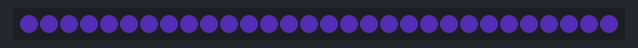
The sketch below on a simulated Arduino Uno, built with avr-gcc and run on an emulated ATmega328P. Parts: 30 RGB LEDs in strip order, left to right. Dim RGB values are drawn brighter than linear; colours are those a GRB WS2812 strip shows for the declared byte order; what the sketch prints to the serial monitor is not drawn.

Above: at 0.1 s.
At 0.6 s:
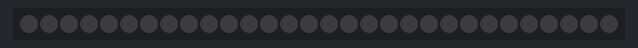

Measured:
- what the display in image 1 shows lasts 0.5 s, from 0.5 s to 1.0 s

The sketch:

led-blink.ino
```cpp
/*
 * led-blink — whole strip blinks pink on/off, forever
 * Ars Electronica
 *
 * Needs the FastLED library:
 *   Tools > Manage Libraries... > search "FastLED" > Install
 *
 * WIRING
 *   Strip DIN  ->  330 ohm resistor  ->  Arduino pin 6
 *   Strip GND  ->  Arduino GND
 *   Strip +5V  ->  Arduino 5V   (short test strip only)
 *
 *   Use the DIN end — the end the arrows point AWAY from.
 */

#include <FastLED.h>

// ---- set these to match your strip -------------------------------
#define COLOR_ORDER   GBR   // GRB came out blue, so try GBR next, then RBG if still wrong
#define NUM_LEDS      30      // how many pixels you actually have
#define DATA_PIN       6
#define BRIGHTNESS    60      // 0-255. Keep low while USB-powered.
#define MAX_MILLIAMPS 450     // USB-safe ceiling. Raise with a real PSU.
#define BLINK_MS      500     // time each on/off phase lasts
// ------------------------------------------------------------------

// #FF4076  ->  R 255, G 64, B 118
const CRGB PINK = CRGB(0xFF, 0x40, 0x76);

CRGB leds[NUM_LEDS];

void setup() {
  Serial.begin(9600);
  Serial.println("led-blink ready — strip should start blinking pink");

  FastLED.addLeds<WS2812B, DATA_PIN, COLOR_ORDER>(leds, NUM_LEDS);
  FastLED.setBrightness(BRIGHTNESS);
  FastLED.setMaxPowerInVoltsAndMilliamps(5, MAX_MILLIAMPS);
}

void loop() {
  fill_solid(leds, NUM_LEDS, PINK);
  FastLED.show();
  delay(BLINK_MS);

  fill_solid(leds, NUM_LEDS, CRGB::Black);
  FastLED.show();
  delay(BLINK_MS);
}
```
